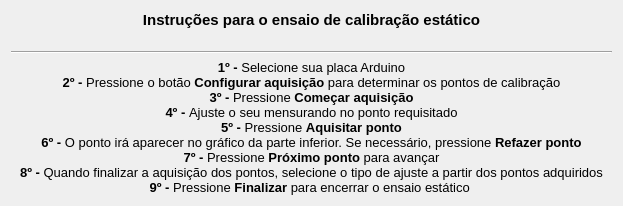
<?xml version="1.0" encoding="UTF-8"?>
<ui version="4.0">
 <class>StaticHelp</class>
 <widget class="QDialog" name="StaticHelp">
  <property name="geometry">
   <rect>
    <x>0</x>
    <y>0</y>
    <width>623</width>
    <height>206</height>
   </rect>
  </property>
  <property name="windowTitle">
   <string>Ajuda</string>
  </property>
  <layout class="QGridLayout" name="gridLayout">
   <item row="2" column="0">
    <widget class="QLabel" name="label_2">
     <property name="text">
      <string>&lt;html&gt;&lt;head/&gt;&lt;body&gt;&lt;p align=&quot;center&quot;&gt;&lt;span style=&quot; font-size:10pt; font-weight:700;&quot;&gt;1º -&lt;/span&gt;&lt;span style=&quot; font-size:10pt;&quot;&gt; Selecione sua placa Arduino&lt;br/&gt;&lt;/span&gt;&lt;span style=&quot; font-size:10pt; font-weight:700;&quot;&gt;2º -&lt;/span&gt;&lt;span style=&quot; font-size:10pt;&quot;&gt; Pressione o botão &lt;/span&gt;&lt;span style=&quot; font-size:10pt; font-weight:700;&quot;&gt;Configurar aquisição&lt;/span&gt;&lt;span style=&quot; font-size:10pt;&quot;&gt; para determinar os pontos de calibração&lt;br/&gt;&lt;/span&gt;&lt;span style=&quot; font-size:10pt; font-weight:700;&quot;&gt;3º -&lt;/span&gt;&lt;span style=&quot; font-size:10pt;&quot;&gt; Pressione &lt;/span&gt;&lt;span style=&quot; font-size:10pt; font-weight:700;&quot;&gt;Começar aquisição&lt;/span&gt;&lt;span style=&quot; font-size:10pt;&quot;&gt;&lt;br/&gt;&lt;/span&gt;&lt;span style=&quot; font-size:10pt; font-weight:700;&quot;&gt;4º - &lt;/span&gt;&lt;span style=&quot; font-size:10pt;&quot;&gt;Ajuste o seu mensurando no ponto requisitado&lt;br/&gt;&lt;/span&gt;&lt;span style=&quot; font-size:10pt; font-weight:700;&quot;&gt;5º -&lt;/span&gt;&lt;span style=&quot; font-size:10pt;&quot;&gt; Pressione &lt;/span&gt;&lt;span style=&quot; font-size:10pt; font-weight:700;&quot;&gt;Aquisitar ponto&lt;/span&gt;&lt;span style=&quot; font-size:10pt;&quot;&gt;&lt;br/&gt;&lt;/span&gt;&lt;span style=&quot; font-size:10pt; font-weight:700;&quot;&gt;6º -&lt;/span&gt;&lt;span style=&quot; font-size:10pt;&quot;&gt; O ponto irá aparecer no gráfico da parte inferior. Se necessário, pressione &lt;/span&gt;&lt;span style=&quot; font-size:10pt; font-weight:700;&quot;&gt;Refazer ponto&lt;/span&gt;&lt;span style=&quot; font-size:10pt;&quot;&gt;&lt;br/&gt;&lt;/span&gt;&lt;span style=&quot; font-size:10pt; font-weight:700;&quot;&gt;7º -&lt;/span&gt;&lt;span style=&quot; font-size:10pt;&quot;&gt; Pressione &lt;/span&gt;&lt;span style=&quot; font-size:10pt; font-weight:700;&quot;&gt;Próximo ponto&lt;/span&gt;&lt;span style=&quot; font-size:10pt;&quot;&gt; para avançar&lt;br/&gt;&lt;/span&gt;&lt;span style=&quot; font-size:10pt; font-weight:700;&quot;&gt;8º -&lt;/span&gt;&lt;span style=&quot; font-size:10pt;&quot;&gt; Quando finalizar a aquisição dos pontos, selecione o tipo de ajuste a partir dos pontos adquiridos&lt;br/&gt;&lt;/span&gt;&lt;span style=&quot; font-size:10pt; font-weight:700;&quot;&gt;9º -&lt;/span&gt;&lt;span style=&quot; font-size:10pt;&quot;&gt; Pressione &lt;/span&gt;&lt;span style=&quot; font-size:10pt; font-weight:700;&quot;&gt;Finalizar&lt;/span&gt;&lt;span style=&quot; font-size:10pt;&quot;&gt; para encerrar o ensaio estático &lt;/span&gt;&lt;/p&gt;&lt;/body&gt;&lt;/html&gt;</string>
     </property>
    </widget>
   </item>
   <item row="0" column="0" alignment="Qt::AlignTop">
    <widget class="QLabel" name="label">
     <property name="text">
      <string>&lt;html&gt;&lt;head/&gt;&lt;body&gt;&lt;p align=&quot;center&quot;&gt;&lt;span style=&quot; font-size:11pt; font-weight:700;&quot;&gt;Instruções para o ensaio de calibração estático&lt;/span&gt;&lt;/p&gt;&lt;/body&gt;&lt;/html&gt;</string>
     </property>
    </widget>
   </item>
   <item row="1" column="0">
    <widget class="Line" name="line">
     <property name="orientation">
      <enum>Qt::Horizontal</enum>
     </property>
    </widget>
   </item>
  </layout>
 </widget>
 <resources/>
 <connections/>
</ui>
